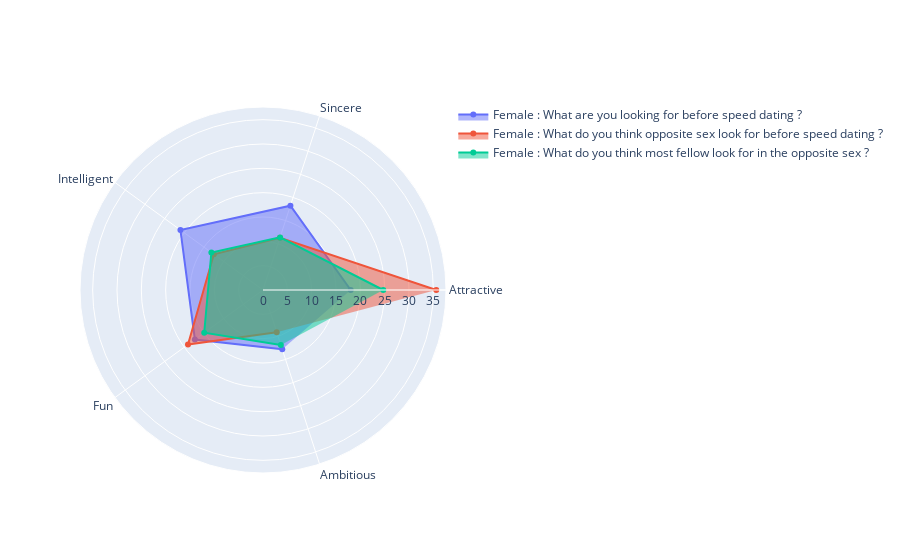

The notebook cell this image was saved under:
### Markdown cell above
**Plots**

### Code cell
import plotly.graph_objects as go

categories = ['Attractive','Sincere','Intelligent', 'Fun', 'Ambitious', 'Shared Interests']

fig = go.Figure()

# What you think you look for
fig.add_trace(go.Scatterpolar(
      r=sid.iloc[0].values,
      theta=categories,
      fill='toself',
      name='Female : What are you looking for before speed dating ?'
))
'''
fig.add_trace(go.Scatterpolar(
      r=sid.iloc[1].values,
      theta=categories,
      fill='toself',
      name='Male : What are you looking for before speed dating ?'
))'''



# What you think opposite sex look for
fig.add_trace(go.Scatterpolar(
      r=sid_2_1.iloc[0].values,
      theta=categories,
      fill='toself',
      name='Female : What do you think opposite sex look for before speed dating ?'
))
'''
fig.add_trace(go.Scatterpolar(
      r=sid_2_1.iloc[1].values,
      theta=categories,
      fill='toself',
      name='Male : What do you think opposite sex look for before speed dating ?'
))'''

# How do you think you measure up ?
fig.add_trace(go.Scatterpolar(
      r=sid_4_1.iloc[0].values,
      theta=categories,
      fill='toself',
      name='Female : What do you think most fellow look for in the opposite sex ?'
))

fig.update_layout(
  polar=dict(
    radialaxis=dict(
      visible=True,
      range=[0, max(sid.max().max(), sid_2_1.max().max(), sid_4_1.max().max()) + 2]
    )),
  showlegend=True
)

fig.show()

### Figure 1 — Plotly figure (JSON) as saved in the notebook; plotly's stock layout.template omitted (floating-point values rounded to 4 significant figures)
{"data": [{"fill": "toself", "name": "Female : What are you looking for before speed dating ?", "r": [18.02, 18.22, 20.97, 17.3, 12.82], "theta": ["Attractive", "Sincere", "Intelligent", "Fun", "Ambitious", "Shared Interests"], "type": "scatterpolar"}, {"fill": "toself", "name": "Female : What do you think opposite sex look for before speed dating ?", "r": [35.6, 11.28, 12.48, 19.05, 9.114], "theta": ["Attractive", "Sincere", "Intelligent", "Fun", "Ambitious", "Shared Interests"], "type": "scatterpolar"}, {"fill": "toself", "name": "Female : What do you think most fellow look for in the opposite sex ?", "r": [24.71, 11.37, 13.11, 14.93, 11.87], "theta": ["Attractive", "Sincere", "Intelligent", "Fun", "Ambitious", "Shared Interests"], "type": "scatterpolar"}], "layout": {"polar": {"radialaxis": {"range": [0, 37.6], "visible": true}}, "showlegend": true}}
